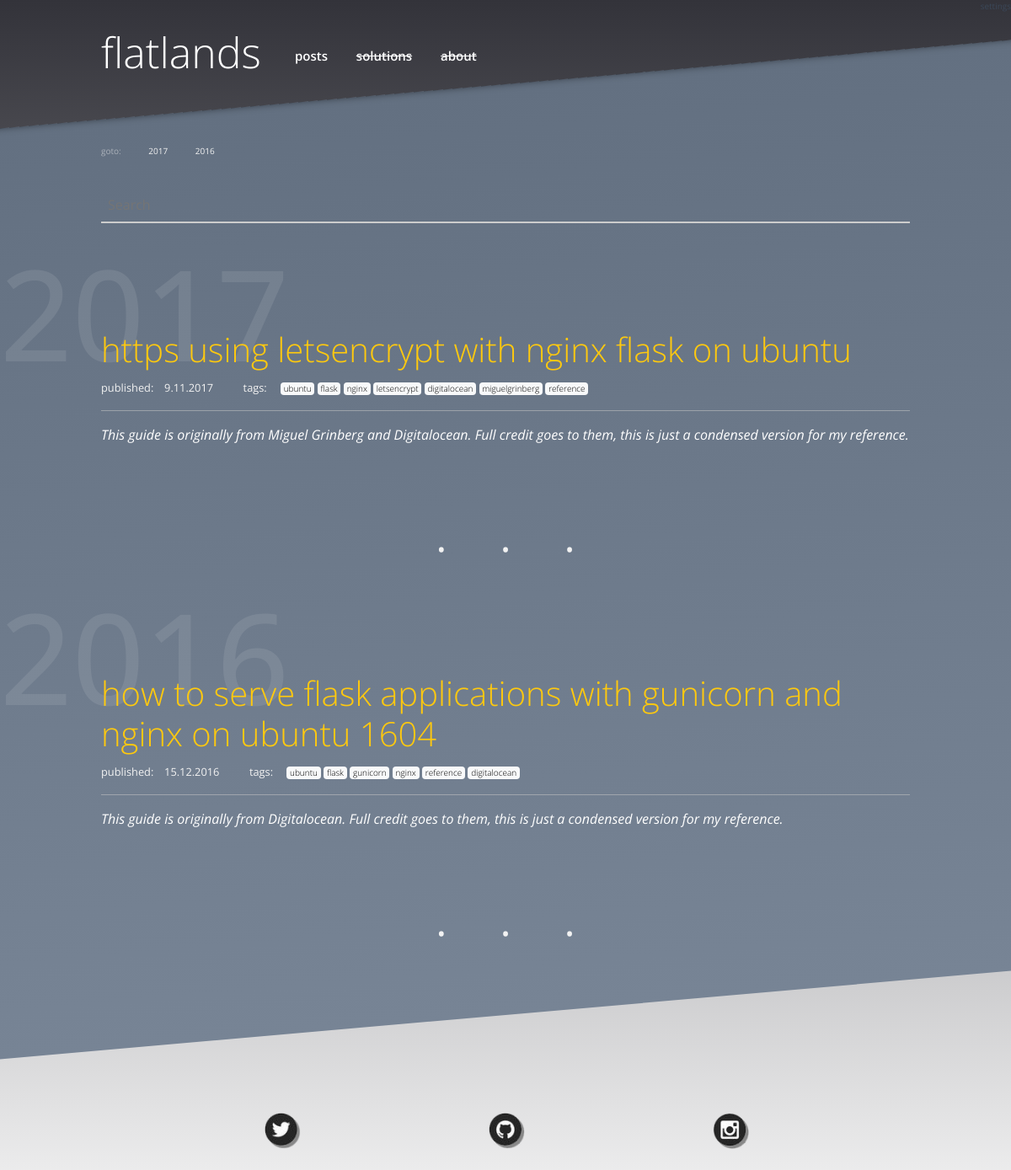
/tag/flask, run on an earlier commit of the app's database.
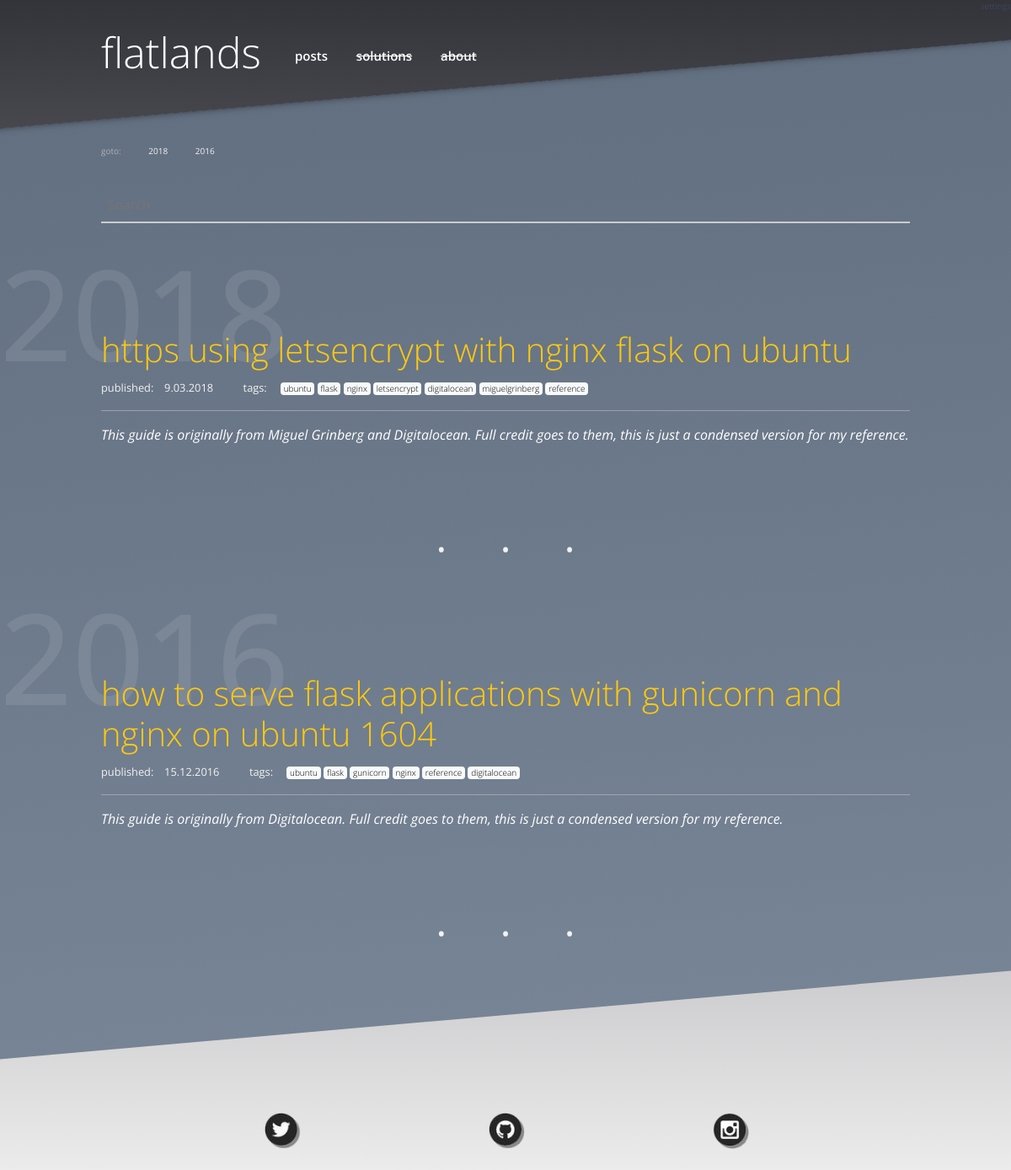
And on a later commit of the database.
### modules/models.py (models this page shows, shortened)
class Post(db.Model):
    id = db.Column(db.Integer, primary_key=True)
    title = db.Column(db.String())
    author = db.Column(db.String())
    tags = db.Column(db.String())
    strap = db.Column(db.String())
    content = db.Column(db.String())
    pub_date = db.Column(db.String())
    published = db.Column(db.Boolean, default=False)

### app.py (the view)
@app.route('/tag/<tag>')
def tag(tag):
    all_posts = modules.database.to_json(modules.models.Post.query.all())
    posts = modules.database.get_post_by_tag(str(tag), all_posts)
    years = modules.database.get_post_years(posts)
    return render_template('tag.html', posts=posts, years=years)

### modules/database.py (called while the page is built)
def to_json(results):
    result = {}
    item = {}
    count = 1
    for row in results:
        for k, v in row.__dict__.items():
            if not k.startswith('_') and k != 'id':
                item[k] = v
        result[count] = item
        count += 1
        item = {}
    return result

def get_post_years(posts=None):
    years = []
    for code, data in posts.items():
        day, month, year = data['pub_date'].split('.')
        years.append(year)
    return sorted(list(set(years)), reverse=True)

def get_post_by_tag(tag, posts):
    output = {}
    for code, data in posts.items():
        if tag in data['tags'].split(' '):
            output[code] = data
    return output

### templates/tag.html
{% extends "base.html" %}
{% block content %}
{% include 'article_nav.html' %}
{% for year in years %}
    <a name="{{ year }}">
        <div class="section-head">
            <h4>{{ year }}</h4>
        </div>
    </a>
    {% for code, data in posts.items()|reverse %}
        {% if data.pub_date.endswith(year) and data.published != False %}
            <div class="blog-post">
                <h4><a href="/article/{{ data.title|replace(" ", "-") }}">{{data.title}}</a></h4>
                <small>
                    published:&emsp;{{data.pub_date}} &emsp; &emsp;
                    tags:&emsp;
                        {% for tag in data.tags.split(' ') %}
                        <span class="badge badge-light"><a style="color:black;font-size:10px;" href="/tag/{{tag}}">{{tag}}</a></span>
                        {% endfor %}
                    </small>
                    <hr style="background-color:rgba(242, 242, 242, .5);">
                <div class="blog-post-strap">{{data.strap}}</div>
            </div>
            <p style="height:30px;"></p>
        {% endif %}
    {% endfor %}
    <div style="color: rgb(242, 242, 242); text-align: center; word-spacing: 50px; font-size: 50px;">· · ·</div>
{% endfor %}
{% endblock %}

### templates/base.html (shortened to what this page needs)
<!doctype html>
<html lang="en">
  <head>
    <link rel="stylesheet" href="https://maxcdn.bootstrapcdn.com/bootstrap/4.0.0-beta.2/css/bootstrap.min.css">
    <link rel="stylesheet" type="text/css" href="{{ url_for('static', filename='css/main.css') }}">
  </head>
  <body>
      {% include 'header.html' %}
    <div class="main-content">
      <div class="main-content-wrapper">
      {% block content %}
      {% endblock %}
      </div>
    </div>
    {% include 'footer.html' %}
  </body>
</html>

### templates/header.html
<div style="display:flex; justify-content:flex-end;">
<a style="color:rgb(59, 72, 89);font-size:10px;" href="/settings">settings</a>
</div>
<div class="header">
<div class="col">
<div style="display: flex; justify-content: flex-start;">
<div class="title">
  <a href="/article">flatlands</a>
</div>
  <div class="header-nav">
    <a href="/article">posts</a>
    <a href="/article"><s>solutions</s></a>
    <a href="/article"><s>about</s></a>
  </div>
</div>
</div>
</div>

### templates/article_nav.html
<p style="height:20px;"></p>
        <div style="padding-left:10%;padding-right:10%;">
        <div class="sub-nav">
            goto:
            {% for year in years %}
                <a href="#{{ year }}">{{ year }}</a>
            {% endfor %}
        </div>
        <p style="height:20px;"></p>
        <form>
                <p>
                <input class="w3-input" type="text" placeholder="Search"></p>
              </form>
</div>

### templates/footer.html (shortened to what this page needs)
<p style="height:100px;"></p>
<div class="footer">
            <div class="footer-detail">
        <a href="https://twitter.com/flatlandsio" target="_blank"><img style="width: 40px; height: 40px;" src="/static/img/so_twitter.png"></a>&emsp;
    </div>
    <div class="footer-detail">
        <a href="https://www.github.com/" target="_blank"><img style="width: 40px; height: 40px;" src="/static/img/so_github.png"></a>&emsp;
    </div>
    <div class="footer-detail">
<a href="https://www.instagram.com/" target="_blank"><img style="width: 40px; height: 40px;" src="/static/img/so_instagram.png"></a>
    </div>
</div>

### static/css/main.css (style rules this page uses)
body { margin: 0; font-family: 'Open Sans', sans-serif; background: linear-gradient(rgb(51, 51, 58), white); }
.title { margin: 0; font-size: 50px; }
.header { margin: 0; padding-top: 10px; padding-left: 10%; padding-right: 10%; display: flex; }
.header a { color: white; text-decoration: none; font-weight: 300; }
.header-nav { margin: 0; word-spacing: 30px; font-size: 15px; padding-top: 30px; padding-left: 40px; }
.header-nav a { color: white; font-weight: 600; text-decoration: none; }
.col { margin: 0; padding: 0; border: 0; width: 75%; }
.sub-nav { color: rgba(242, 242, 242, .5); word-spacing: 30px; font-size: 10px; }
.sub-nav a { color: rgb(242, 242, 242); text-decoration: none; }
.main-content { box-shadow: 0px 197px 9px -198px rgba(0,0,0,.5) inset; -webkit-box-shadow: 0px 197px 9px -198px rgba(0,0,0,.5) inset; -moz-box-shadow: 0px 197px 9px -198px rgba(0,0,0,.5) inset; background: linear-gradient(rgb(99, 112, 129), rgb(119, 132, 149)); padding-top: 3%; padding-bottom: 5%; -webkit-transform: skewY(-5deg); -moz-transform: skewY(-5deg); -ms-transform: skewY(-5deg); -o-transform: skewY(-5deg); transform: skewY(-5deg); }
.main-content > .main-content-wrapper { -webkit-transform: skewY(5deg); -moz-transform: skewY(5deg); -ms-transform: skewY(5deg); -o-transform: skewY(5deg); transform: skewY(5deg); }
.section-head { height:110px; }
.section-head h4 { font-size: 150px; color:rgba(242, 242, 242, .1); }
.blog-post { position:relative; padding-left: 10%; padding-right: 10%; padding-bottom: 40px; }
.blog-post small { color: rgb(242, 242, 242); }
.blog-post small a { color: rgb(242, 242, 242); }
.blog-post-strap { color: white; font-style: italic; }
.blog-post a { font-size: 40px; font-weight: 300; color: rgb(255, 201, 14); text-decoration: none; }
.footer { display: flex; justify-content: space-around; }
.footer-detail a { color: rgb(255, 72, 0); text-decoration: none; }
.footer-detail img { -webkit-filter: drop-shadow(3px 3px 0px rgb(105, 105, 105)); filter: drop-shadow(3px 3px 0px rgb(136, 136, 136)); }
.w3-input { padding:8px;color:white;display:block;border:none;background-color:transparent;border-bottom:2px solid #ccc;width:100% }

What changed in the data, as far as the page shows it:
changed Post "https using letsencrypt with nginx flask on ubuntu": pub_date "9.11.2017" → "9.03.2018" (drawn)
Also different on the page:
new list line: "2018"
list line gone: "https using letsencrypt with nginx flask on ubuntu 9.11.2017 This guide is originally from Miguel Grinberg and Digitalocean. Full credit goes to them, this is just a condensed version for my reference."
new list line: "https using letsencrypt with nginx flask on ubuntu 9.03.2018 This guide is originally from Miguel Grinberg and Digitalocean. Full credit goes to them, this is just a condensed version for my reference."
list line gone: "published: tags: ubuntu flask nginx letsencrypt digitalocean miguelgrinberg reference"
new list line: "published: tags: ubuntu flask nginx letsencrypt digitalocean miguelgrinberg reference"
list line gone: "2017"
